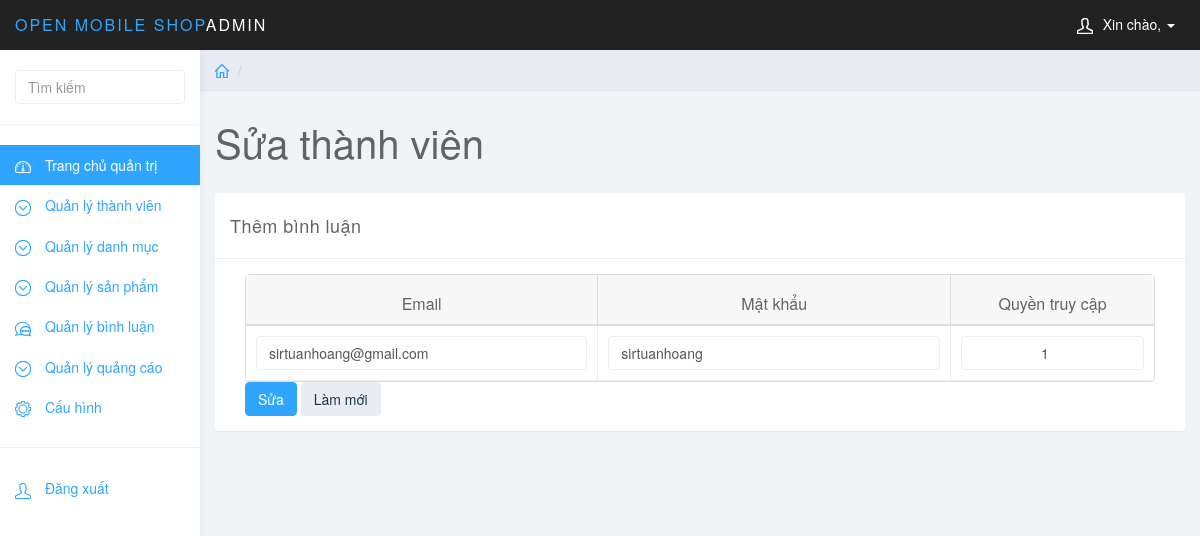
/quantri/quantri.php?page_layout=suatv&id_thanhvien=2, run on the app's committed database.
### tables this page shows
CREATE TABLE `thanhvien` (
  `id_thanhvien` int(10) NOT NULL,
  `email` varchar(255) NOT NULL,
  `mat_khau` varchar(255) NOT NULL,
  `quyen_truy_cap` int(1) NOT NULL
);

### quantri/chucnang/thanhvien/suatv.php (the view, shortened to what this page needs)
<?php
    $id_thanhvien=$_GET['id_thanhvien'];
	$sql = "SELECT * FROM thanhvien WHERE id_thanhvien=$id_thanhvien";
    $query = mysqli_query($conn,$sql);
    $row = mysqli_fetch_array($query);
?>
<div class="row">
    <ol class="breadcrumb">
        <li><a href="quantri.php"><svg class="glyph stroked home"><use xlink:href="#stroked-home"></use></svg></a></li>
        <li class="active"></li>
    </ol>
</div>
<div class="row">
    <div class="col-lg-12">
        <h1 class="page-header">Sửa thành viên</h1>
    </div>
</div>
<div class="row">
    <div class="col-lg-12">
        <div class="panel panel-default">
            <div class="panel-heading">Thêm bình luận</div>
            <div class="panel-body">
                <div class="col-md-12">
                    <form role="form" method="post">
                        <table data-toggle="table">
                            <thead>
                                <tr>
		                            <th data-sortable="true">Email</th>
		                            <th data-sortable="true">Mật khẩu</th>
		                            <th data-sortable="true">Quyền truy cập</th>
                                </tr>
                            </thead>
                            <tbody>
                                <tr>
                                    <td data-checkbox="true">
                                        <input class="form-control" type="text" name="email" value="<?php if(isset($_POST['email'])){echo $_POST['email'];}else{echo $row['email'];}?>" required="">
                                    </td>
                                    <td data-checkbox="true">
                                        <input class="form-control" type="text" name="mat_khau" value="<?php if(isset($_POST['mat_khau'])){echo $_POST['mat_khau'];}else{echo $row['mat_khau'];}?>" required="">
                                    </td>
                                    <td data-checkbox="true">
                                       <input name="quyen_truy_cap" type="number" min="1" max="2" class="form-control text-center" value="<?php if(isset($_POST['quyen_truy_cap'])){echo $_POST['quyen_truy_cap'];}else{echo $row['quyen_truy_cap'];}?>">
                                    </td>
                                </tr>
                            </tbody>
                        </table>
                        <button type="submit" class="btn btn-primary" name="submit">Sửa</button>
                        <button type="reset" class="btn btn-default">Làm mới</button>
                </div>
            </div>
        </div>
    </div>
</div>

### quantri/css/styles.css (style rules this page uses)
body { background: #f1f4f7; padding-top: 50px; color: #5f6468; }
a, a:hover, a:focus { color: #30a5ff; }
h1, h2, h3, h4, h5, h6 { color: #5f6468; }
h1 { font-weight: 300; font-size: 40px; }
.form-control { border: 1px solid #eee; box-shadow: none; }
.btn-default, .btn-default:hover, .btn-default:focus, .btn-default:active, .btn-default.active, .open > .dropdown-toggle.btn-default, .btn-default.disabled, .btn-default[disabled], fieldset[disabled] .btn-default, .btn-default.disabled:hover, .btn-default[disabled]:hover, fieldset[disabled] .btn-default:hover, .btn-default.disabled:focus, .btn-default[disabled]:focus, fieldset[disabled] .btn-default:focus, .btn-default.disabled:active, .btn-default[disabled]:active, fieldset[disabled] .btn-default:active, .btn-default.disabled.active, .btn-default[disabled].active, fieldset[disabled] .btn-default.active { background-color: #e9ecf2; border-color: #e9ecf2; color: #1b3548; }
.btn-primary, .btn-primary:hover, .btn-primary:focus, .btn-primary:active, .btn-primary.active, .open > .dropdown-toggle.btn-primary, .btn-primary.disabled, .btn-primary[disabled], fieldset[disabled] .btn-primary, .btn-primary.disabled:hover, .btn-primary[disabled]:hover, fieldset[disabled] .btn-primary:hover, .btn-primary.disabled:focus, .btn-primary[disabled]:focus, fieldset[disabled] .btn-primary:focus, .btn-primary.disabled:active, .btn-primary[disabled]:active, fieldset[disabled] .btn-primary:active, .btn-primary.disabled.active, .btn-primary[disabled].active, fieldset[disabled] .btn-primary.active { background-color: #30a5ff; border-color: #30a5ff; }
.panel { border: 0; }
.panel-heading { font-size: 18px; font-weight: 300; letter-spacing: 0.025em; height: 66px; line-height: 45px; }
.panel-default .panel-heading { background: #fff; border-bottom: 1px solid #eee; color: #5f6468; }
.breadcrumb { border-radius: 0; padding: 10px 15px; background: #e9ecf2; box-shadow: 0 1px 1px rgba(0, 0, 0, .05); margin: 0 ; }
h1.page-header { margin-top: 30px; border-bottom: 0; }
.table { background: #fff; }
.breadcrumb .glyph { height: 14px; width: 14px; margin: -2px 0 0 0; stroke-width: 4px; }

### data on the page
thanhvien: email "sirtuanhoang@gmail.com", mat_khau "sirtuanhoang", quyen_truy_cap "1"
